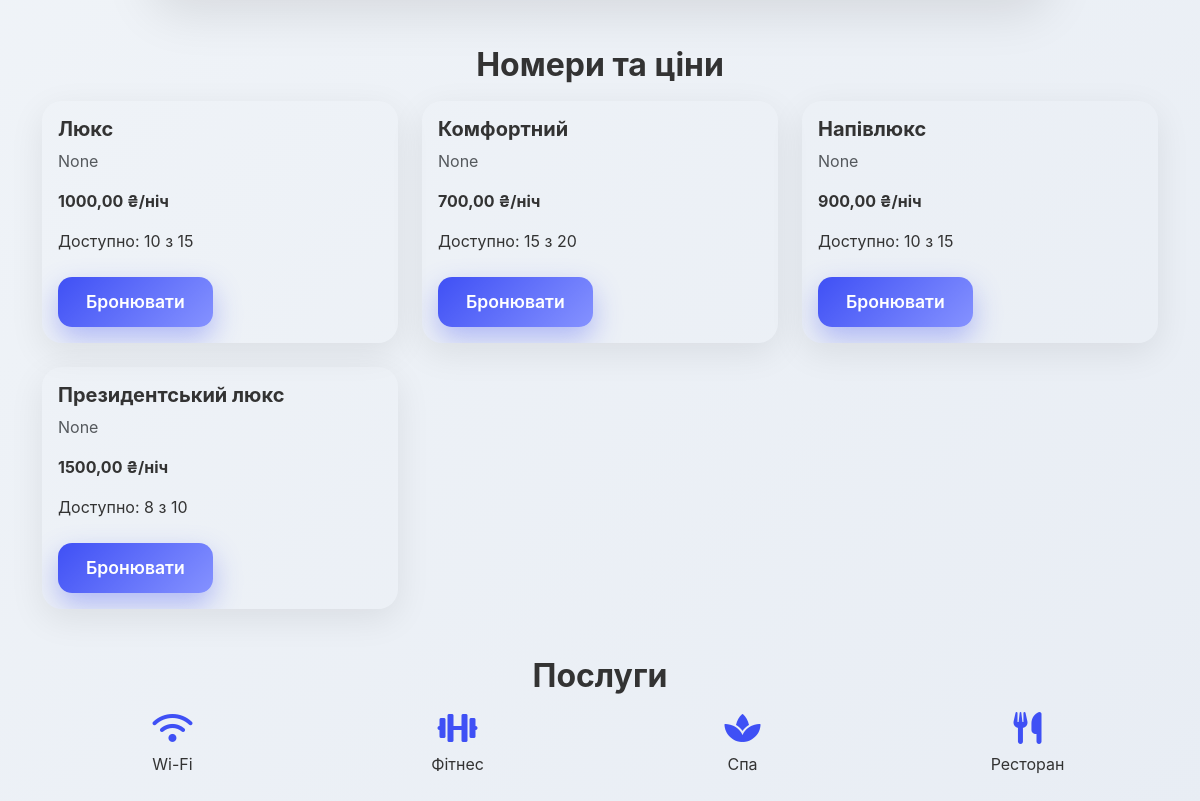
Page /hotels/4 (lower part) on the earlier database version.
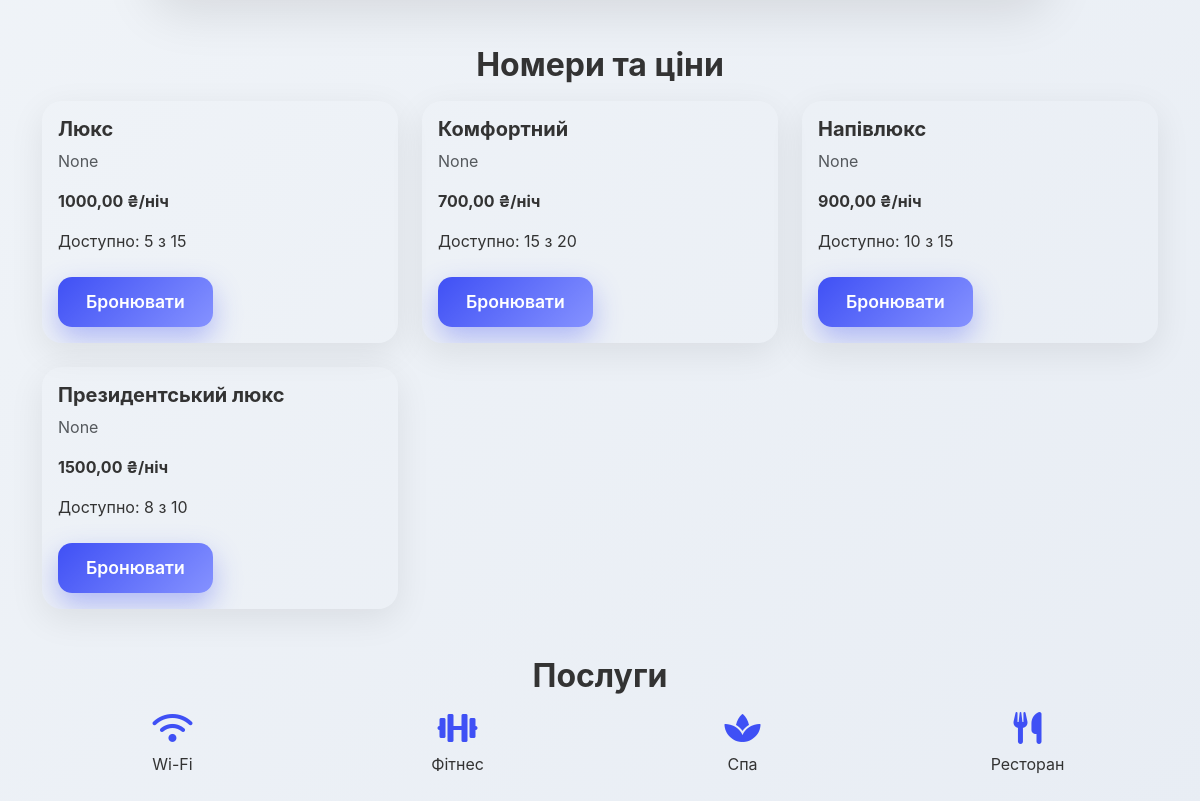
Same page on the later database version.
### hotels/models.py (models this page shows, shortened)
class HotelRoom(models.Model):
    hotel = models.ForeignKey(Hotel, on_delete=models.CASCADE, related_name='hotel_rooms')
    room_type = models.ForeignKey(RoomType, on_delete=models.CASCADE, related_name='hotel_rooms')
    price_per_night = models.DecimalField(max_digits=10, decimal_places=2)
    total_count = models.PositiveIntegerField()
    available_count = models.PositiveIntegerField()

class RoomType(models.Model):
    name = models.CharField(max_length=255)
    description = models.TextField(max_length=9999, blank=True, null=True)

### hotels/views.py (the view)
# urls.py: path('<int:pk>', views.HotelDetailView.as_view(), name='din')
class HotelDetailView(DetailView):
    model = Hotel
    template_name = 'hotels/hotel.html'
    context_object_name = 'hotels'

### hotels/templates/hotels/hotel.html (shortened to what this page needs)
{% load static %}
{% load i18n %}
<!DOCTYPE html>
<html lang="uk">
<head>
<link href="https://cdn.jsdelivr.net/npm/bootstrap@5.3.2/dist/css/bootstrap.min.css" rel="stylesheet">
<link rel="stylesheet" href="https://cdn.jsdelivr.net/npm/swiper@9/swiper-bundle.min.css"/>
<link rel="stylesheet" href="https://cdnjs.cloudflare.com/ajax/libs/font-awesome/6.0.0-beta3/css/all.min.css"/>
</head>
<body>
<div class="container py-5">
<h2 class="mt-5 mb-3 fw-bold text-center">Номери та ціни</h2>
<div class="row g-4">
    {% for room in hotels.hotel_rooms.all %}
    <div class="col-md-4">
        <div class="room-card">
            {% if room.room_type %}
            <div class="p-3">
                <h5 class="fw-bold">{{ room.room_type.name }}</h5>
                <p class="text-muted">{{ room.room_type.description }}</p>
                <p class="fw-bold">{{ room.price_per_night }} ₴/ніч</p>
                <p>Доступно: {{ room.available_count }} з {{ room.total_count }}</p>
                <a href="{% url 'create_booking' hotels.id %}?room={{ room.id }}" class="btn btn-gradient btn-lux mt-2">Бронювати</a>
            </div>
            {% endif %}
        </div>
    </div>
    {% endfor %}
</div>
<h2 class="mt-5 mb-3 fw-bold text-center">Послуги</h2>
<div class="row text-center g-4">
    <div class="col-md-3"><i class="fas fa-wifi service-icon mb-2"></i><p>Wi-Fi</p></div>
    <div class="col-md-3"><i class="fas fa-dumbbell service-icon mb-2"></i><p>Фітнес</p></div>
    <div class="col-md-3"><i class="fas fa-spa service-icon mb-2"></i><p>Спа</p></div>
    <div class="col-md-3"><i class="fas fa-utensils service-icon mb-2"></i><p>Ресторан</p></div>
</div>
</div>
</body>
</html>

Differences in the rows shown:
changed HotelRoom "Люкс": available_count "10" → "5"
